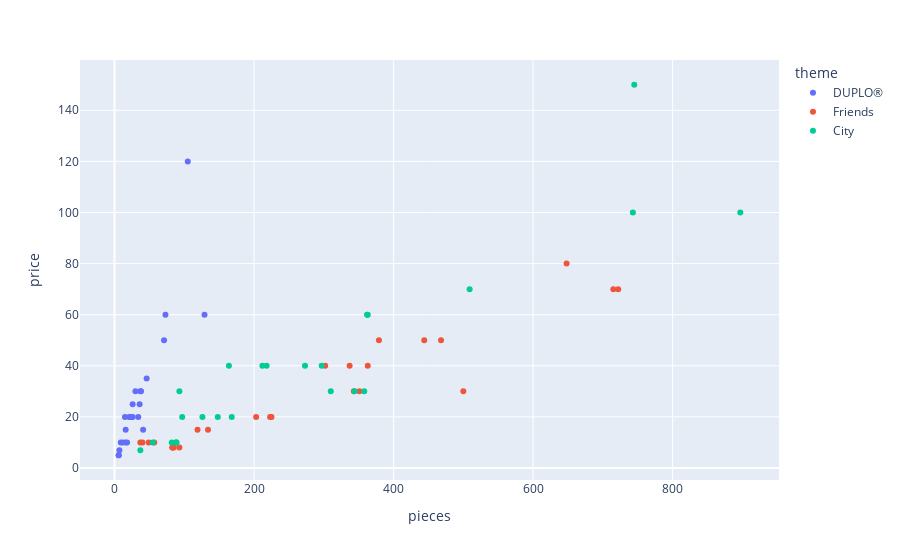

The cell this chart's notebook holds for it:
### Markdown cell above
## Problem 3 (15 points)
Our goal is to answer the questions:

Do the more expensive sets have more pieces?

What is the most expensive set?

Are there any differences between the themes?

(a) Make a scatter plot of the number of pieces vs the price. Color the data by the lego theme and add the set name as your hover_data.

For help with this one - look at Day3.

Your plot should include labels for the axis and a descriptive title.

(b) Answer the three questions by describing what you see in the graph. Comment on any points that look like outliers.

### Code cell
# Part A
fig = px.scatter(
    DF,
    x='pieces',
    y='price',
    color='theme',
    hover_data=['set_name'])

fig.show()

### Figure 1 — Plotly figure (JSON) as saved in the notebook; plotly's stock layout.template omitted (floating-point values rounded to 4 significant figures)
{"data": [{"customdata": [["My First Ladybird"], ["My First Race Car"], ["My First Celebration"], ["Large Playground Brick Box"], ["Farmers' Market"], ["Farm Animals"], ["Train Bridge and Tracks"], ["Cargo Train"], ["Spider-Man & Hulk Adventures"], ["Rapunzel's Tower"], ["Train Tracks"], ["My First Fun Puzzle"], ["My First Car Creations"], ["Fire Truck"], ["Baby Animals"], ["Tropical Island"], ["Plane"], ["Submarine Adventure"], ["Alphabet Truck"], ["Tow Truck"], ["Super Heroes Lab"], ["Bedroom"], ["Pizza Stand"], ["Bakery"], ["Modular Playhouse"]], "hovertemplate": "theme=DUPLO®<br>pieces=%{x}<br>price=%{y}<br>set_name=%{customdata[0]}<extra></extra>", "legendgroup": "DUPLO®", "marker": {"color": "#636efa", "symbol": "circle"}, "mode": "markers", "name": "DUPLO®", "orientation": "v", "showlegend": true, "type": "scatter", "x": [6, 6, 41, 71, 26, 16, 26, 105, 38, 37, 23, 15, 34, 21, 9, 73, 12, 24, 36, 7, 30, 16, 18, 46, 129], "xaxis": "x", "y": [4.99, 4.99, 14.99, 49.99, 19.99, 9.99, 24.99, 120.0, 29.99, 29.99, 19.99, 19.99, 19.99, 19.99, 9.99, 59.99, 9.99, 19.99, 24.99, 6.99, 29.99, 14.99, 9.99, 34.99, 59.99], "yaxis": "y"}, {"customdata": [["Stephanie's Soccer Practice"], ["Olivia's Mission Vehicle"], ["Mia's Tree House"], ["Friendship House"], ["Friends Advent Calendar"], ["Stephanie's Heart Box"], ["Mia's Heart Box"], ["Mia's Forest Adventures"], ["Stephanie's Obstacle Course"], ["Mia's House"], ["Andrea's Pool Party"], ["Turtles Rescue Mission"], ["Dolphins Rescue Mission"], ["Andrea's Summer Heart Box"], ["Olivia's Summer Heart Box"], ["Heartlake City Hospital"], ["Puppy Playground"], ["Andrea's Play Cube - Singer"], ["Mia's Play Cube - Veterinarian"], ["Mia's Play Cube - Cinema"], ["Baby Elephant Jungle Rescue"], ["Tiger Hot Air Balloon Jungle Rescue"], ["Jungle Rescue Base"], ["Emma's Fashion Shop"], ["Beach House"]], "hovertemplate": "theme=Friends<br>pieces=%{x}<br>price=%{y}<br>set_name=%{customdata[0]}<extra></extra>", "legendgroup": "Friends", "marker": {"color": "#EF553B", "symbol": "circle"}, "mode": "markers", "name": "Friends", "orientation": "v", "showlegend": true, "type": "scatter", "x": [119, 223, 351, 722, 500, 85, 83, 134, 337, 715, 468, 225, 363, 83, 93, 379, 57, 49, 40, 37, 203, 302, 648, 343, 444], "xaxis": "x", "y": [14.99, 19.99, 29.99, 69.99, 29.99, 7.99, 7.99, 14.99, 39.99, 69.99, 49.99, 19.99, 39.99, 7.99, 7.99, 49.99, 9.99, 9.99, 9.99, 9.99, 19.99, 39.99, 79.99, 29.99, 49.99], "yaxis": "y"}, {"customdata": [["Off-Road Chase"], ["Mountain Fugitives"], ["Dirt Road Pursuit"], ["Pickup & Caravan"], ["Heavy Cargo Transport"], ["Mining Team"], ["People Pack - Outdoor Adventures"], ["Parachute Arrest"], ["Dock Side Fire"], ["Fire Station"], ["Fire Plane"], ["Construction Loader"], ["Diving Yacht"], ["Harvester Transport"], ["Mars Research Shuttle"], ["Police Helicopter Chase"], ["Police Monster Truck Heist"], ["Police Station"], ["Fire Helicopter Response"], ["Street Sweeper"], ["Monster Truck"], ["Construction Bulldozer"], ["Tuning Workshop"], ["Ocean Exploration Ship"], ["Safari Off-Roader"]], "hovertemplate": "theme=City<br>pieces=%{x}<br>price=%{y}<br>set_name=%{customdata[0]}<extra></extra>", "legendgroup": "City", "marker": {"color": "#00cc96", "symbol": "circle"}, "mode": "markers", "name": "City", "orientation": "v", "showlegend": true, "type": "scatter", "x": [37, 88, 297, 344, 310, 82, 164, 218, 97, 509, 363, 88, 148, 358, 273, 212, 362, 743, 93, 89, 55, 126, 897, 745, 168], "xaxis": "x", "y": [6.99, 9.99, 39.99, 29.99, 29.99, 9.99, 39.99, 39.99, 19.99, 69.99, 59.99, 9.99, 19.99, 29.99, 39.99, 39.99, 59.99, 99.99, 29.99, 9.99, 9.99, 19.99, 99.99, 150.0, 19.99], "yaxis": "y"}], "layout": {"legend": {"title": {"text": "theme"}, "tracegroupgap": 0}, "margin": {"t": 60}, "xaxis": {"anchor": "y", "domain": [0, 1], "title": {"text": "pieces"}}, "yaxis": {"anchor": "x", "domain": [0, 1], "title": {"text": "price"}}}}
